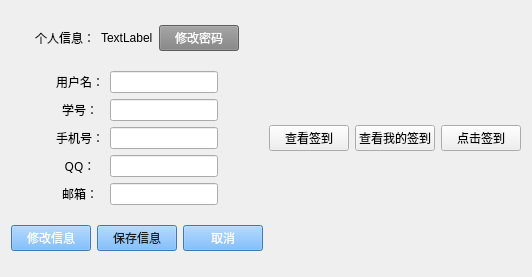
<?xml version="1.0" encoding="UTF-8"?>
<ui version="4.0">
 <class>UserInformation</class>
 <widget class="QWidget" name="UserInformation">
  <property name="geometry">
   <rect>
    <x>0</x>
    <y>0</y>
    <width>437</width>
    <height>277</height>
   </rect>
  </property>
  <property name="windowTitle">
   <string>Form</string>
  </property>
  <layout class="QHBoxLayout" name="horizontalLayout_2">
   <item>
    <layout class="QVBoxLayout" name="verticalLayout">
     <item>
      <layout class="QHBoxLayout" name="horizontalLayout_3">
       <item>
        <spacer name="horizontalSpacer_5">
         <property name="orientation">
          <enum>Qt::Horizontal</enum>
         </property>
         <property name="sizeHint" stdset="0">
          <size>
           <width>40</width>
           <height>20</height>
          </size>
         </property>
        </spacer>
       </item>
       <item>
        <widget class="QLabel" name="label_2">
         <property name="text">
          <string>个人信息：</string>
         </property>
        </widget>
       </item>
       <item>
        <widget class="QLabel" name="picLabel">
         <property name="text">
          <string>TextLabel</string>
         </property>
        </widget>
       </item>
       <item>
        <widget class="QPushButton" name="alterPassword">
         <property name="styleSheet">
          <string notr="true">background-color: rgb(130, 130, 130);
color: rgb(255, 255, 255);</string>
         </property>
         <property name="text">
          <string>修改密码</string>
         </property>
        </widget>
       </item>
       <item>
        <spacer name="horizontalSpacer_6">
         <property name="orientation">
          <enum>Qt::Horizontal</enum>
         </property>
         <property name="sizeHint" stdset="0">
          <size>
           <width>40</width>
           <height>20</height>
          </size>
         </property>
        </spacer>
       </item>
      </layout>
     </item>
     <item>
      <layout class="QGridLayout" name="gridLayout">
       <item row="4" column="2">
        <widget class="QLineEdit" name="QQlineEdit"/>
       </item>
       <item row="2" column="1">
        <widget class="QLabel" name="label_3">
         <property name="font">
          <font>
           <family>Microsoft YaHei</family>
          </font>
         </property>
         <property name="text">
          <string>学号：</string>
         </property>
         <property name="alignment">
          <set>Qt::AlignCenter</set>
         </property>
        </widget>
       </item>
       <item row="4" column="1">
        <widget class="QLabel" name="label">
         <property name="font">
          <font>
           <family>Microsoft YaHei</family>
          </font>
         </property>
         <property name="text">
          <string>QQ：</string>
         </property>
         <property name="alignment">
          <set>Qt::AlignCenter</set>
         </property>
        </widget>
       </item>
       <item row="3" column="2">
        <widget class="QLineEdit" name="phoneLineEdit"/>
       </item>
       <item row="5" column="1">
        <widget class="QLabel" name="addressLabel">
         <property name="font">
          <font>
           <family>Microsoft YaHei</family>
          </font>
         </property>
         <property name="text">
          <string>邮箱：</string>
         </property>
         <property name="alignment">
          <set>Qt::AlignCenter</set>
         </property>
        </widget>
       </item>
       <item row="1" column="2">
        <widget class="QLineEdit" name="nameLineEdit"/>
       </item>
       <item row="5" column="2">
        <widget class="QLineEdit" name="addressLineEdit"/>
       </item>
       <item row="3" column="1">
        <widget class="QLabel" name="phoneLabel">
         <property name="font">
          <font>
           <family>Microsoft YaHei UI</family>
          </font>
         </property>
         <property name="text">
          <string>手机号：</string>
         </property>
         <property name="alignment">
          <set>Qt::AlignCenter</set>
         </property>
        </widget>
       </item>
       <item row="1" column="1">
        <widget class="QLabel" name="nameLabel">
         <property name="font">
          <font>
           <family>Microsoft YaHei</family>
          </font>
         </property>
         <property name="text">
          <string>用户名：</string>
         </property>
         <property name="alignment">
          <set>Qt::AlignCenter</set>
         </property>
        </widget>
       </item>
       <item row="2" column="2">
        <widget class="QLineEdit" name="IDlineEdit"/>
       </item>
       <item row="1" column="0">
        <spacer name="horizontalSpacer_3">
         <property name="orientation">
          <enum>Qt::Horizontal</enum>
         </property>
         <property name="sizeHint" stdset="0">
          <size>
           <width>40</width>
           <height>20</height>
          </size>
         </property>
        </spacer>
       </item>
       <item row="1" column="3">
        <spacer name="horizontalSpacer_4">
         <property name="orientation">
          <enum>Qt::Horizontal</enum>
         </property>
         <property name="sizeHint" stdset="0">
          <size>
           <width>40</width>
           <height>20</height>
          </size>
         </property>
        </spacer>
       </item>
      </layout>
     </item>
     <item>
      <layout class="QHBoxLayout" name="horizontalLayout_4">
       <item>
        <spacer name="horizontalSpacer">
         <property name="orientation">
          <enum>Qt::Horizontal</enum>
         </property>
         <property name="sizeHint" stdset="0">
          <size>
           <width>40</width>
           <height>20</height>
          </size>
         </property>
        </spacer>
       </item>
       <item>
        <widget class="QPushButton" name="alterButton">
         <property name="styleSheet">
          <string notr="true">background-color: rgb(85, 170, 255);
color: rgb(255, 255, 255);
</string>
         </property>
         <property name="text">
          <string>修改信息</string>
         </property>
        </widget>
       </item>
       <item>
        <widget class="QPushButton" name="confirmButton">
         <property name="styleSheet">
          <string notr="true">background-color: rgb(85, 170, 255);
color: rgb(27, 27, 27);</string>
         </property>
         <property name="text">
          <string>保存信息</string>
         </property>
        </widget>
       </item>
       <item>
        <widget class="QPushButton" name="cancelButton">
         <property name="styleSheet">
          <string notr="true">background-color: rgb(85, 170, 255);
color: rgb(255, 255, 255);</string>
         </property>
         <property name="text">
          <string>取消</string>
         </property>
        </widget>
       </item>
       <item>
        <spacer name="horizontalSpacer_2">
         <property name="orientation">
          <enum>Qt::Horizontal</enum>
         </property>
         <property name="sizeHint" stdset="0">
          <size>
           <width>40</width>
           <height>20</height>
          </size>
         </property>
        </spacer>
       </item>
      </layout>
     </item>
    </layout>
   </item>
   <item>
    <layout class="QVBoxLayout" name="SignLayout">
     <item>
      <layout class="QHBoxLayout" name="horizontalLayout">
       <item>
        <widget class="QPushButton" name="LookSignButton">
         <property name="text">
          <string>查看签到</string>
         </property>
        </widget>
       </item>
       <item>
        <widget class="QPushButton" name="LookMySignButton">
         <property name="text">
          <string>查看我的签到</string>
         </property>
        </widget>
       </item>
       <item>
        <widget class="QPushButton" name="SignButton">
         <property name="text">
          <string>点击签到</string>
         </property>
        </widget>
       </item>
      </layout>
     </item>
    </layout>
   </item>
  </layout>
 </widget>
 <tabstops>
  <tabstop>nameLineEdit</tabstop>
  <tabstop>IDlineEdit</tabstop>
  <tabstop>phoneLineEdit</tabstop>
  <tabstop>QQlineEdit</tabstop>
  <tabstop>addressLineEdit</tabstop>
  <tabstop>confirmButton</tabstop>
  <tabstop>alterButton</tabstop>
  <tabstop>alterPassword</tabstop>
  <tabstop>cancelButton</tabstop>
 </tabstops>
 <resources/>
 <connections/>
</ui>
